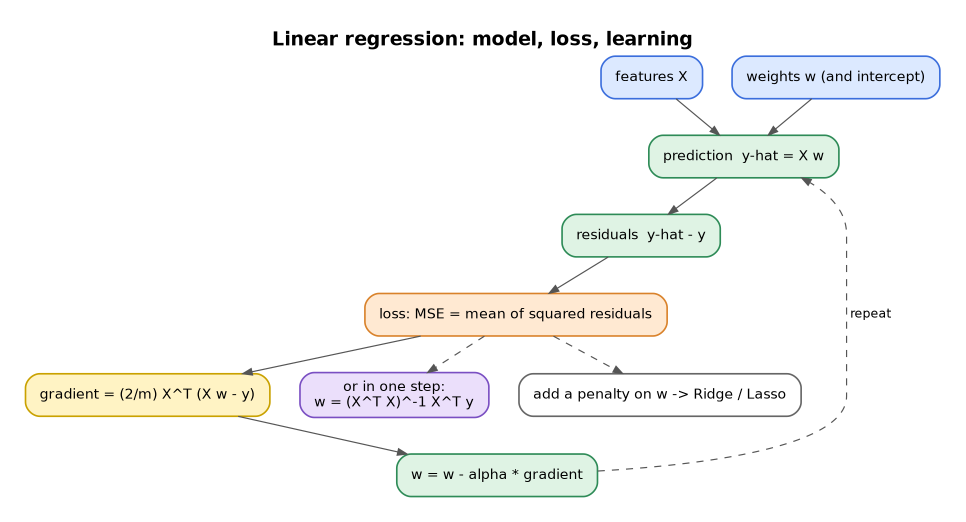
#> input picture ml_visuals/concepts/diagrams/A01_linear_regression.png, 1931 x 1044 px, given in place of S01_dot_product.png, which was not available (shown at 1/2 size)
$ python make_sheets.py
#> lines starting #> are read from the running program, lines starting #| are printed output that depends on the picture; pictures that were not available may be replaced by others from this repository, and a replacement may not be noted
### ml_visuals/storyboards/make_storyboards.py
"""Storyboards: static renders of the exact algorithm states shown in the Manim scenes.
Same seeds, same data, same hyperparameters as manim/ml_scenes.py."""
import os, numpy as np, matplotlib
matplotlib.use('Agg')
import matplotlib.pyplot as plt

HERE = os.path.dirname(os.path.abspath(__file__))
BLUE, GREEN, ORANGE, RED, GRAY, PURPLE = '#3B6EDC', '#2E8B57', '#D9822B', '#B03A2E', '#777777', '#7A4FC2'
plt.rcParams.update({'font.size': 9, 'axes.spines.top': False, 'axes.spines.right': False})

SCENES = {}
def scene(key, title, ncols):
    def deco(fn):
        SCENES[key] = dict(title=title, ncols=ncols, panels=fn()); return fn
    return deco

# ---------- 1. Gradient descent (converge vs diverge) ----------
def gd_path(x0, alpha, n):
#> called with x0 = 3.5, alpha = 0.3, n = 15
    xs = [x0]
    for _ in range(n): xs.append(xs[-1] - alpha * xs[-1])      # f(x)=x^2/2, f'(x)=x
    return xs
def gd_panel(xs, k, alpha):
    # [6 lines left out: function draw, not called in this run]
    return draw
@scene('GradientDescentScene', 'Gradient descent: a good learning rate converges, a too-large one diverges', 6)
def _():
    a = gd_path(3.5, 0.3, 15); b = gd_path(3.5, 2.2, 5)
    return [gd_panel(a, k, 0.3) for k in (0, 1, 2, 4, 8, 15)] + [gd_panel(b, k, 2.2) for k in range(6)]

# ---------- 2. Linear regression fit ----------
def lr_data():
    rng = np.random.default_rng(0); x = rng.uniform(-3, 3, 25); y = 1.8 * x + 1 + rng.normal(0, 0.8, 25); return x, y
# [6 lines left out: function lr_path, not called in this run]
def lr_panel(k):
    # [4 lines left out: function draw, not called in this run]
    return draw
@scene('LinearRegressionScene', 'Linear regression: the line is pulled onto the data by gradient descent', 3)
def _(): return [lr_panel(k) for k in (0, 2, 5, 10, 25, 100)]

# ---------- 3. Logistic regression boundary ----------
# [9 lines left out: functions lg_data, lg_path, not called in this run]
def lg_panel(k):
    # [8 lines left out: function draw, not called in this run]
    return draw
@scene('LogisticBoundaryScene', 'Logistic regression: the decision boundary rotates and shifts to separate the classes', 3)
def _(): return [lg_panel(k) for k in (0, 3, 10, 30, 100, 400)]

# ---------- 4. k-means ----------
def km_states():
    rng = np.random.default_rng(4)
    X = np.vstack([rng.normal(c, 0.9, (30, 2)) for c in ([-3, -2], [3, -1], [0, 3])])
    cent = np.array([[-1.0, -0.5], [-0.5, 0.0], [0.5, 0.5]]); states = [(cent.copy(), None, 'initial centroids')]
    for it in range(1, 12):
        lab = np.argmin(((X[:, None, :] - cent[None])**2).sum(-1), axis=1); states.append((cent.copy(), lab, f'iteration {it}: assign'))
        new = np.array([X[lab == j].mean(0) if np.any(lab == j) else cent[j] for j in range(3)])
        states.append((new.copy(), lab, f'iteration {it}: move centroids'))
        if np.allclose(new, cent): break
        cent = new
    return X, states
def km_panel(k):
    # [5 lines left out: function draw, not called in this run]
    return draw
@scene('KMeansScene', 'k-means: assign points to the nearest centroid, move centroids to the means, repeat', 3)
def _(): return [km_panel(k) for k in (0, 1, 2, 3, 4, -1)]

# ---------- 5. PCA ----------
def pca_data():
    rng = np.random.default_rng(5); X = rng.multivariate_normal([0, 0], [[3, 2.2], [2.2, 2]], 60)
    mu = X.mean(0); Xc = X - mu; vals, vecs = np.linalg.eigh(np.cov(Xc.T)); o = np.argsort(vals)[::-1]; return X, mu, Xc, vals[o], vecs[:, o]
def pca_panel(stage):
    # [20 lines left out: function draw, not called in this run]
    return draw
@scene('PCAScene', 'PCA: find the directions of greatest variance and project onto them', 3)
def _(): return [pca_panel(s) for s in range(6)]

# ---------- 6. Overfitting ----------
def of_data():
    rng = np.random.default_rng(1); x = np.sort(rng.uniform(0, 1, 12)); y = np.sin(2 * np.pi * x) + rng.normal(0, .25, 12)
    xt = rng.uniform(0, 1, 300); yt = np.sin(2 * np.pi * xt) + rng.normal(0, .25, 300); return x, y, xt, yt
def of_panel(deg):
    # [6 lines left out: function draw, not called in this run]
    return draw
@scene('OverfittingScene', 'Under- and overfitting: more flexibility lowers train error but eventually raises test error', 3)
def _(): return [of_panel(d) for d in (1, 2, 3, 5, 7, 9)]

# [12 lines left out: function render_all, not called in this run]
# [2 lines that do not run on import are left out]

### ml_visuals/concepts/make_anims.py
"""Real animations (GIF) + filmstrips for every math idea and algorithm. Every frame is computed from real data / the real algorithm.
Usage: python make_anims.py [key ...]     (no args = all)"""
import os, sys, functools, numpy as np, matplotlib
matplotlib.use('Agg')
import matplotlib.pyplot as plt
from matplotlib.patches import Ellipse, Circle
from PIL import Image
sys.path.insert(0, os.path.join(os.path.dirname(os.path.abspath(__file__)), '..', 'storyboards'))
import make_storyboards as sb          # reuse the exact panels of the six original scenes

HERE = os.path.dirname(os.path.abspath(__file__))
BLUE, GREEN, ORANGE, RED, GRAY, PURPLE = '#3B6EDC', '#2E8B57', '#D9822B', '#B03A2E', '#777777', '#7A4FC2'
plt.rcParams.update({'font.size': 9, 'axes.spines.top': False, 'axes.spines.right': False, 'axes.titlesize': 9.5})
ANIMS = {}
def anim(key, title, n, naxes=1, ms=120, last_ms=None):
    def deco(fn): ANIMS[key] = dict(title=title, n=n, naxes=naxes, ms=ms, last_ms=last_ms or ms * 6, fn=fn); return fn
    return deco
def arrow(ax, p, color, lw=2.8, q=(0, 0)): ax.annotate('', xy=p, xytext=q, arrowprops=dict(arrowstyle='->', color=color, lw=lw))

# ============================================================ MATHEMATICS
# [104 lines left out: functions _, _, _, _, _, _ and 6 more, not called in this run]

# ============================================================ ALGORITHMS
@anim('A01_linear_regression', 'Linear regression pulled onto the data by gradient descent', 16, 1, 220)
def _(axs, k, n): sb.lr_panel([0, 1, 2, 3, 4, 5, 6, 8, 10, 13, 17, 22, 30, 40, 60, 100][k])(axs[0])
@anim('A02_logistic_regression', 'Logistic regression decision boundary learning', 15, 1, 220)
def _(axs, k, n): sb.lg_panel([0, 1, 2, 3, 5, 8, 12, 20, 30, 50, 80, 120, 200, 300, 400][k])(axs[0])
@anim('A11_kmeans', 'k-means: assign, move, repeat', len(sb.km_states()[1]), 1, 900)
def _(axs, k, n): sb.km_panel(k)(axs[0])
@anim('A15_pca', 'PCA step by step', 6, 1, 1200)
def _(axs, k, n): sb.pca_panel(k)(axs[0])

# [137 lines left out: functions _reg_paths, _, _, _, _, _ and 10 more, not called in this run]
# [3 lines that do not run on import are left out]

### ml_visuals/concepts/make_sheets.py
"""Compose one 'concept sheet' per topic: title + Graphviz diagram (top) + animation frames (bottom)."""
import os, glob, sys
from PIL import Image, ImageDraw, ImageFont
import matplotlib.font_manager as fm
HERE = os.path.dirname(os.path.abspath(__file__)); W = 1800
sys.path.insert(0, HERE)
import make_anims as MA
FONT_B = fm.findfont('DejaVu Sans:bold'); FONT = fm.findfont('DejaVu Sans')
DIAGRAM_ONLY = {'A01_linear_regression', 'A02_logistic_regression', 'A11_kmeans', 'A15_pca'}   # animation already embedded earlier in the report
ANIM_ONLY = {'S12_cross_validation'}                                                       # diagram already embedded earlier
def fit_w(im, w, maxh=None):
    s = w / im.width
    if maxh and im.height * s > maxh: s = maxh / im.height
    return im.resize((int(im.width * s), int(im.height * s)), Image.LANCZOS)
def sheet(key):
#> called with key = 'S01_dot_product'
    title = MA.ANIMS[key]['title']; parts = []
    if key not in ANIM_ONLY: parts.append(('Diagram', fit_w(Image.open(f'{HERE}/diagrams/{key}.png').convert('RGB'), W - 40, 1000)))
#> in fit_w, `s = w / im.width`: s = 0.911
#> in fit_w, `return im.resize((int(im.width * s), int(im.height * s)), Image.LANCZOS)`:
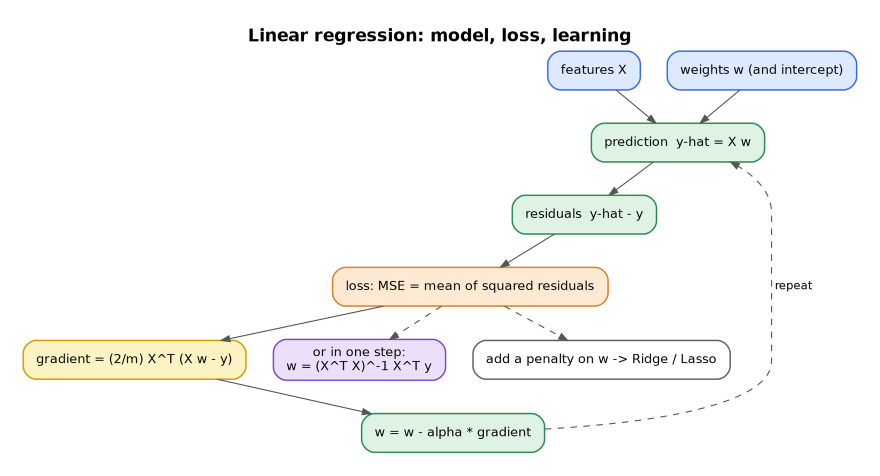
#> returned value: PIL image 1760x951 RGB (shown at 1/2 size); mean R, G, B 246.7, 247.2, 245.8
    if key not in DIAGRAM_ONLY: parts.append(('Animation, shown as frames in order (left to right, top to bottom)', fit_w(Image.open(f'{HERE}/filmstrips/{key}.png').convert('RGB'), W - 40)))
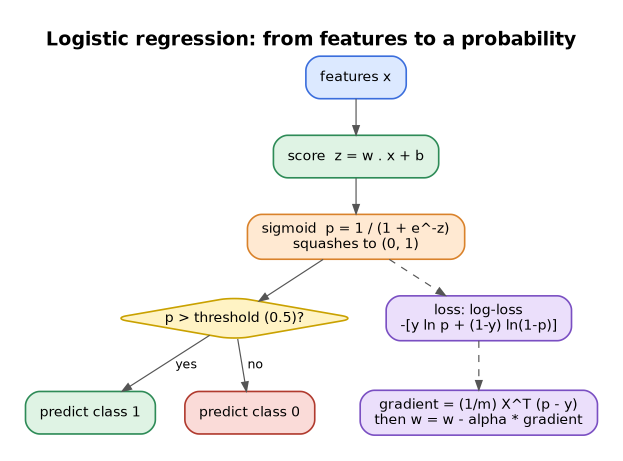
#> input picture ml_visuals/concepts/diagrams/A02_logistic_regression.png, 1246 x 921 px, given in place of S01_dot_product.png, which was not available (shown at 1/2 size)
#> call 2 of fit_w, with w = 1760
#> in fit_w (call 2), `s = w / im.width`: s = 1.41
#> in fit_w (call 2), `return im.resize((int(im.width * s), int(im.height * s)), Image.LANCZOS)`:
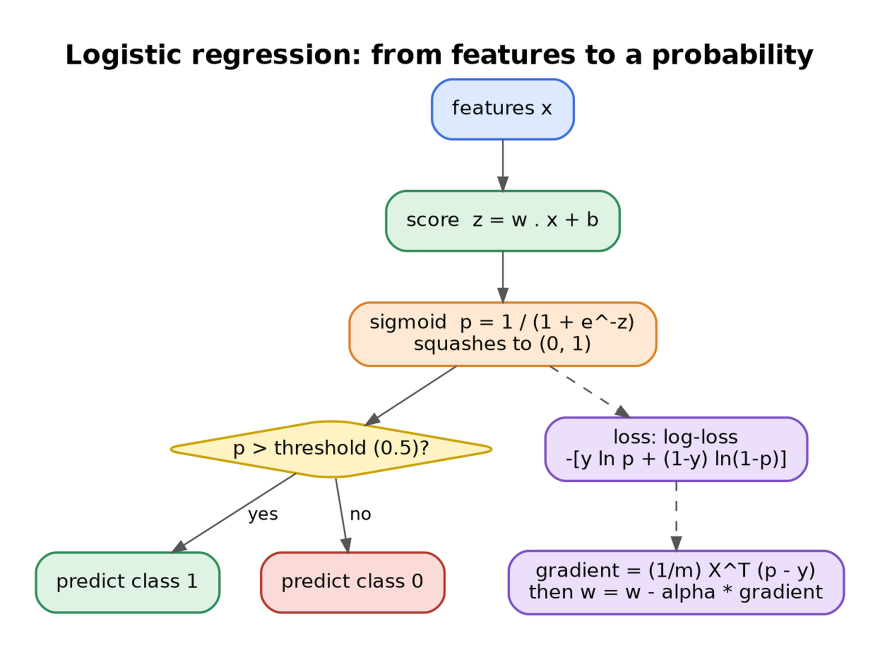
#> returned value: PIL image 1760x1300 RGB (shown at 1/2 size); mean R, G, B 243.5, 242, 241.8
    head = 110; label_h = 54; H = head + sum(label_h + im.height + 24 for _, im in parts) + 10
#> after `H = head + sum((label_h + im.height + 24 for _, im in parts)) + 10`: H = 2527
    out = Image.new('RGB', (W, H), 'white'); d = ImageDraw.Draw(out); d.rectangle([0, 0, W, head - 20], fill='#1F3A6E')
#> after `out = Image.new('RGB', (W, H), 'white')`: out: PIL image 1800x2527 RGB; every value is 255
    d.text((24, 22), key.split('_', 1)[1].replace('_', ' ').title() if False else title, font=ImageFont.truetype(FONT_B, 34), fill='white')
    y = head
    for lab, im in parts:
        d.text((24, y + 8), lab, font=ImageFont.truetype(FONT_B, 26), fill='#1F3A6E'); y += label_h
        out.paste(im, ((W - im.width) // 2, y)); y += im.height + 24
#> this loop made 2 passes
#> (lab, y) on pass 1: ('Diagram', 1139)
#> y on pass 2: 2517
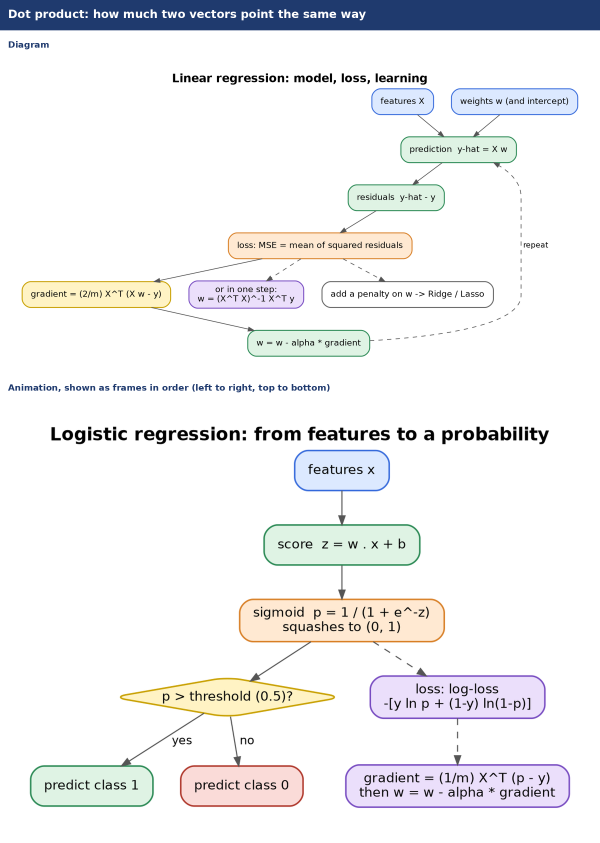
#> out: PIL image 1800x2527 RGB (shown at 1/3 size); mean R, G, B 238.2, 238.6, 239.8
#> after the loop, y = 2517
    out.save(f'{HERE}/sheets/{key}.png', optimize=True); return out.size
if __name__ == '__main__':
#> (the run stopped early here; a loop or call above may not have finished)
